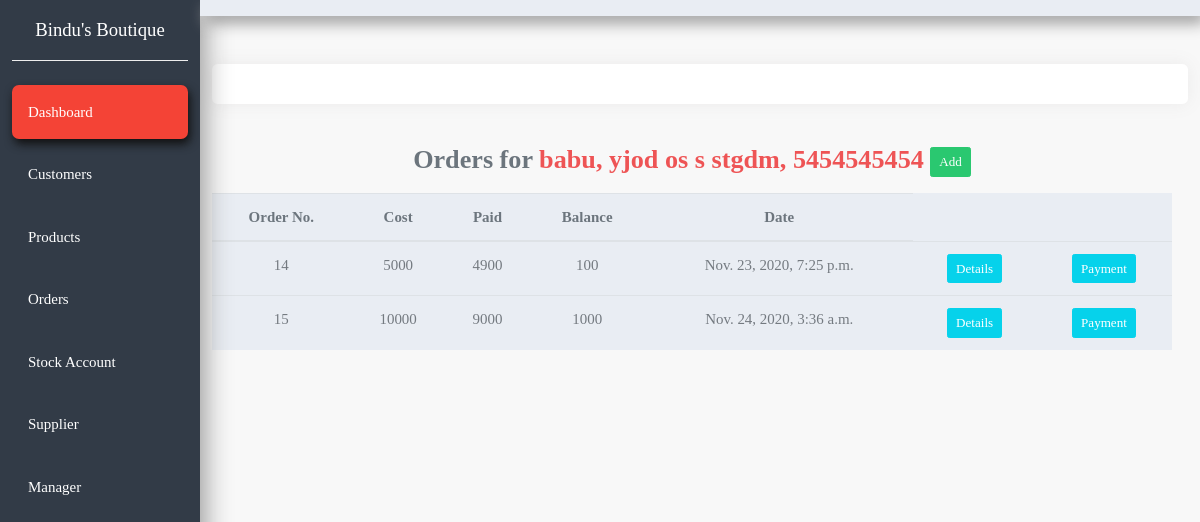
Page /customer/14/ on the committed database.
### crm/models.py (models this page shows, shortened)
class Customer(models.Model):
    name = models.CharField(max_length=200, null=True)
    phone = models.CharField(max_length=200, null=True)
    address = models.CharField(max_length=200, null=True)
    date_created = models.DateTimeField(auto_now_add=True, null=True)

class Order(models.Model):
    customer = models.ForeignKey(Customer, null= True, on_delete= models.SET_NULL)
    cost = models.IntegerField(null=True, blank=True,default=0)
    paid = models.IntegerField(null=True, blank=True,default=0)
    balance = models.IntegerField(null=True, blank=True,default=0)
    date_created = models.DateTimeField(auto_now_add=True, null=True)

### crm/views.py (the view)
# urls.py: path('customer/<str:pk>/',views.customer_detail, name="customer_detail"),
def customer_detail(request,pk):
    customer = Customer.objects.get(id=pk)
    orders = customer.order_set.all()
    order_count = orders.count()
    myFilter = CustomerFilter(request.GET, queryset=orders)
    orders = myFilter.qs
    context = {'customer': customer, 'orders':orders,'order_count':order_count, 'myFilter': myFilter}
    return render(request, 'crm/customer_detail.html', context)

### crm/templates/crm/customer_detail.html
{% extends 'crm/base.html'%}
{% block content %}
<section>
    <div class="container-fluid">
      <div class="row mb-5">
        <div class="col-xl-10 col-lg-9 col-md-8 ml-auto mt-5">
          <div class="card card-body">
          </div>
          <div class="row align-items-center">
            <div class="col mt-3 mr-3">
              <h3 class="text-muted text-center mb-3">Orders for<span class="text-danger"> {{customer.name}},  {{customer.address}}, {{customer.phone}} </span><a href="javascript:getOrderDetails(0,{{customer.id}});" class="btn btn-success btn-sm"> Add</a></h3>
              <table class="table center table-striped bg-light text-center">
                <thead>
                  <tr class="text-muted">
                    <th>Order No.</th>
                    <th>Cost</th>
                    <th>Paid</th>
                    <th>Balance</th>
                    <th>Date</th>
                  </tr>
                </thead>
                <tbody>
                  {%  for order in orders %}
                    <tr>
                      <td>{{order.id}}</td>
                      <td>{{order.cost}}</td>
                      <td>{{order.paid}}</td>
                      <td>{{order.balance}}</td>
                      <td>{{order.date_created}}</td>
                      <td><a class="btn btn-sm btn-info" href="javascript:getOrderDetails({{order.id}});" >Details</a></td>
                      <td><a class="btn btn-sm btn-info" href="javascript:getPaymentDetails({{order.id}},{{order.balance}});" >Payment</a></td>
                    </tr>
                  {% endfor %}
                </tbody>
              </table>
            </div>
          </div>
        </div>
      </div>
    </div>
</section>
{% endblock %}

### static/css/base.css (style rules this page uses)
body { font-family: 'Montserrat', sans-serif; background-color: #eee; }

### rows in the picture
Customer: name "babu", address "yjod os s stgdm", phone "5454545454"
Order: id "14", cost "5000", paid "4900", balance "100", date_created "Nov. 23, 2020, 7:25 p.m."
Order: id "15", cost "10000", paid "9000", balance "1000", date_created "Nov. 24, 2020, 3:36 a.m."
